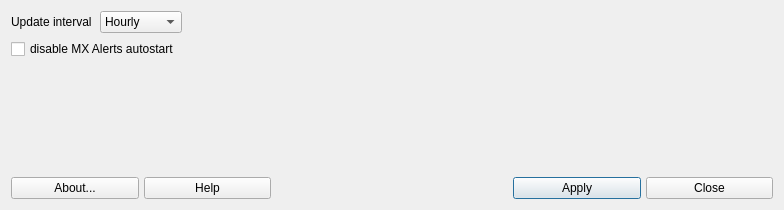
<?xml version="1.0" encoding="UTF-8"?>
<ui version="4.0">
 <class>MainWindow</class>
 <widget class="QDialog" name="MainWindow">
  <property name="geometry">
   <rect>
    <x>0</x>
    <y>0</y>
    <width>784</width>
    <height>210</height>
   </rect>
  </property>
  <property name="windowTitle">
   <string>Program_Name</string>
  </property>
  <layout class="QVBoxLayout" name="verticalLayout">
   <item>
    <layout class="QGridLayout" name="gridLayout">
     <item row="2" column="0" colspan="2">
      <widget class="QCheckBox" name="cb_disable">
       <property name="text">
        <string>disable MX Alerts autostart </string>
       </property>
      </widget>
     </item>
     <item row="0" column="0">
      <widget class="QLabel" name="labelInterval">
       <property name="text">
        <string>Update interval</string>
       </property>
      </widget>
     </item>
     <item row="0" column="1">
      <widget class="QComboBox" name="combo_interval">
       <item>
        <property name="text">
         <string>Hourly</string>
        </property>
       </item>
       <item>
        <property name="text">
         <string>Daily</string>
        </property>
       </item>
       <item>
        <property name="text">
         <string>Weekly</string>
        </property>
       </item>
      </widget>
     </item>
     <item row="0" column="2">
      <spacer name="horizontalSpacer_2">
       <property name="orientation">
        <enum>Qt::Horizontal</enum>
       </property>
       <property name="sizeHint" stdset="0">
        <size>
         <width>40</width>
         <height>20</height>
        </size>
       </property>
      </spacer>
     </item>
    </layout>
   </item>
   <item>
    <spacer name="verticalSpacer">
     <property name="orientation">
      <enum>Qt::Vertical</enum>
     </property>
     <property name="sizeHint" stdset="0">
      <size>
       <width>20</width>
       <height>40</height>
      </size>
     </property>
    </spacer>
   </item>
   <item>
    <layout class="QGridLayout" name="buttonBar" columnstretch="0,0,0,0,0,0,0,0,0,0">
     <property name="sizeConstraint">
      <enum>QLayout::SetDefaultConstraint</enum>
     </property>
     <property name="leftMargin">
      <number>0</number>
     </property>
     <property name="topMargin">
      <number>0</number>
     </property>
     <property name="rightMargin">
      <number>0</number>
     </property>
     <property name="bottomMargin">
      <number>0</number>
     </property>
     <property name="spacing">
      <number>5</number>
     </property>
     <item row="0" column="5">
      <spacer name="horizontalSpacer2">
       <property name="orientation">
        <enum>Qt::Horizontal</enum>
       </property>
       <property name="sizeType">
        <enum>QSizePolicy::Minimum</enum>
       </property>
       <property name="sizeHint" stdset="0">
        <size>
         <width>100</width>
         <height>20</height>
        </size>
       </property>
      </spacer>
     </item>
     <item row="0" column="1">
      <widget class="QPushButton" name="buttonHelp">
       <property name="sizePolicy">
        <sizepolicy hsizetype="Minimum" vsizetype="Preferred">
         <horstretch>0</horstretch>
         <verstretch>0</verstretch>
        </sizepolicy>
       </property>
       <property name="toolTip">
        <string>Display help </string>
       </property>
       <property name="text">
        <string>Help</string>
       </property>
       <property name="icon">
        <iconset theme="help-contents">
         <normaloff>.</normaloff>.</iconset>
       </property>
       <property name="shortcut">
        <string>Alt+H</string>
       </property>
      </widget>
     </item>
     <item row="0" column="0">
      <widget class="QPushButton" name="buttonAbout">
       <property name="sizePolicy">
        <sizepolicy hsizetype="Minimum" vsizetype="Preferred">
         <horstretch>0</horstretch>
         <verstretch>0</verstretch>
        </sizepolicy>
       </property>
       <property name="toolTip">
        <string>About this application</string>
       </property>
       <property name="text">
        <string>About...</string>
       </property>
       <property name="icon">
        <iconset theme="help-about">
         <normaloff>.</normaloff>.</iconset>
       </property>
       <property name="shortcut">
        <string>Alt+B</string>
       </property>
       <property name="autoDefault">
        <bool>true</bool>
       </property>
      </widget>
     </item>
     <item row="0" column="2">
      <spacer name="horizontalSpacer1">
       <property name="orientation">
        <enum>Qt::Horizontal</enum>
       </property>
       <property name="sizeType">
        <enum>QSizePolicy::Minimum</enum>
       </property>
       <property name="sizeHint" stdset="0">
        <size>
         <width>100</width>
         <height>20</height>
        </size>
       </property>
      </spacer>
     </item>
     <item row="0" column="9">
      <widget class="QPushButton" name="buttonCancel">
       <property name="sizePolicy">
        <sizepolicy hsizetype="Minimum" vsizetype="Preferred">
         <horstretch>0</horstretch>
         <verstretch>0</verstretch>
        </sizepolicy>
       </property>
       <property name="toolTip">
        <string>Quit application</string>
       </property>
       <property name="text">
        <string>Close</string>
       </property>
       <property name="icon">
        <iconset theme="window-close">
         <normaloff>.</normaloff>.</iconset>
       </property>
       <property name="shortcut">
        <string>Alt+N</string>
       </property>
       <property name="autoDefault">
        <bool>true</bool>
       </property>
      </widget>
     </item>
     <item row="0" column="3">
      <widget class="QLabel" name="labelLogo">
       <property name="maximumSize">
        <size>
         <width>32</width>
         <height>32</height>
        </size>
       </property>
       <property name="midLineWidth">
        <number>0</number>
       </property>
       <property name="text">
        <string/>
       </property>
       <property name="pixmap">
        <pixmap resource="images.qrc">:/icons/images/logo.png</pixmap>
       </property>
       <property name="scaledContents">
        <bool>true</bool>
       </property>
      </widget>
     </item>
     <item row="0" column="7">
      <widget class="QPushButton" name="buttonApply">
       <property name="sizePolicy">
        <sizepolicy hsizetype="Minimum" vsizetype="Preferred">
         <horstretch>0</horstretch>
         <verstretch>0</verstretch>
        </sizepolicy>
       </property>
       <property name="text">
        <string>Apply</string>
       </property>
       <property name="icon">
        <iconset theme="dialog-ok">
         <normaloff>.</normaloff>.</iconset>
       </property>
       <property name="shortcut">
        <string/>
       </property>
       <property name="autoDefault">
        <bool>true</bool>
       </property>
       <property name="default">
        <bool>true</bool>
       </property>
      </widget>
     </item>
    </layout>
   </item>
  </layout>
 </widget>
 <resources>
  <include location="images.qrc"/>
 </resources>
 <connections>
  <connection>
   <sender>buttonCancel</sender>
   <signal>pressed()</signal>
   <receiver>MainWindow</receiver>
   <slot>close()</slot>
   <hints>
    <hint type="sourcelabel">
     <x>723</x>
     <y>519</y>
    </hint>
    <hint type="destinationlabel">
     <x>388</x>
     <y>272</y>
    </hint>
   </hints>
  </connection>
 </connections>
</ui>
